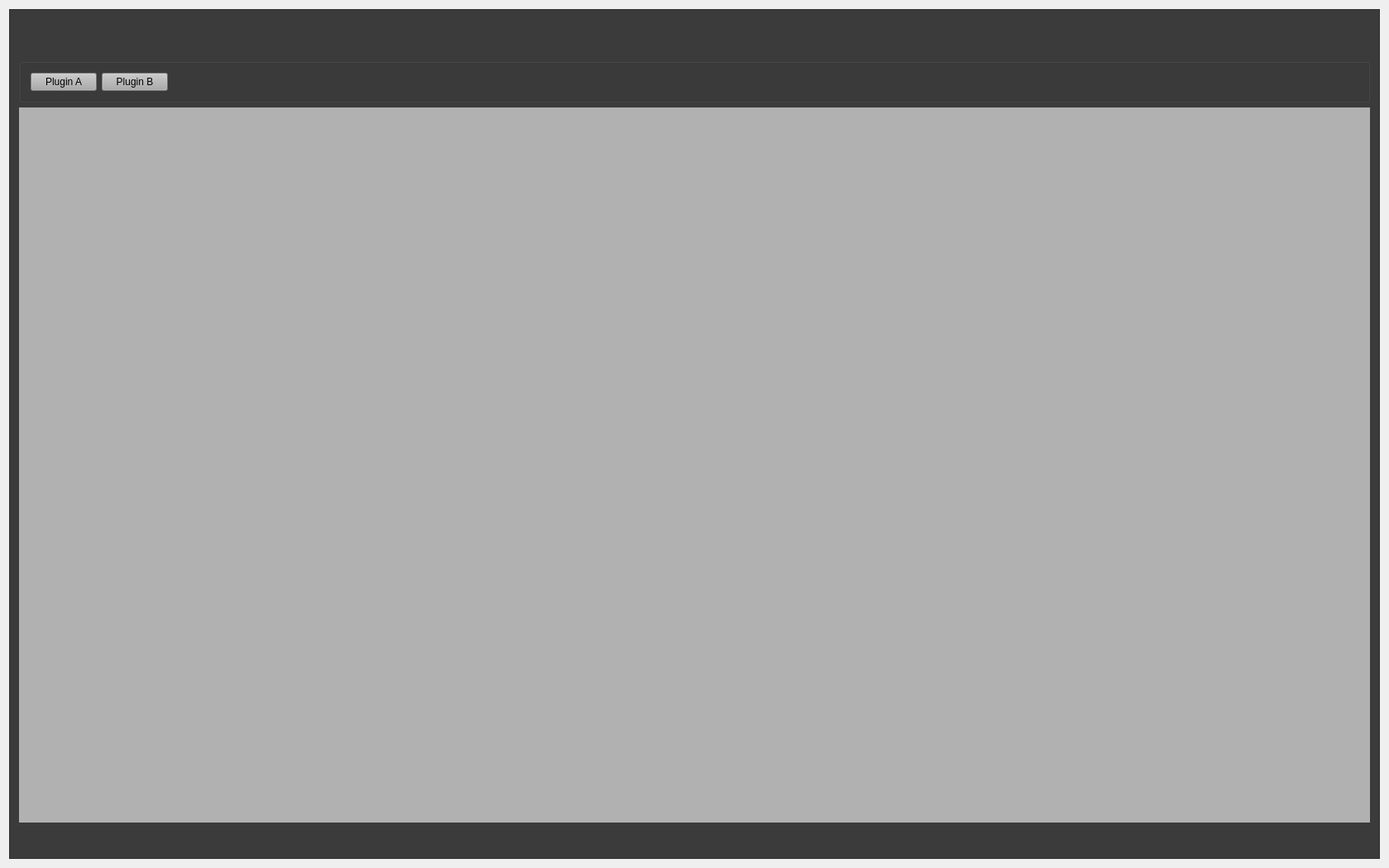
<?xml version="1.0" encoding="UTF-8"?>
<ui version="4.0">
 <class>QtWidgetPluginFrameworkClass</class>
 <widget class="QWidget" name="QtWidgetPluginFrameworkClass">
  <property name="geometry">
   <rect>
    <x>0</x>
    <y>0</y>
    <width>1680</width>
    <height>1050</height>
   </rect>
  </property>
  <property name="windowTitle">
   <string>QtWidgetPluginFramework</string>
  </property>
  <layout class="QGridLayout" name="gridLayout">
   <item row="0" column="0">
    <widget class="QFrame" name="frmDropShadow">
     <property name="focusPolicy">
      <enum>Qt::NoFocus</enum>
     </property>
     <property name="styleSheet">
      <string notr="true">QFrame#frmDropShadow
{
	background-color: rgb(59, 59, 59);
}

QLineEdit#statusText
{
   border:none;
   background:transparent; 
   color: rgb(244, 234, 42);
   font: 10pt &quot;Courier New&quot;;
}</string>
     </property>
     <property name="frameShape">
      <enum>QFrame::StyledPanel</enum>
     </property>
     <property name="frameShadow">
      <enum>QFrame::Raised</enum>
     </property>
     <layout class="QGridLayout" name="gridLayout_2">
      <property name="leftMargin">
       <number>0</number>
      </property>
      <property name="topMargin">
       <number>0</number>
      </property>
      <property name="rightMargin">
       <number>0</number>
      </property>
      <property name="bottomMargin">
       <number>0</number>
      </property>
      <property name="spacing">
       <number>0</number>
      </property>
      <item row="0" column="0">
       <widget class="QWidget" name="wdtTitle" native="true">
        <property name="minimumSize">
         <size>
          <width>0</width>
          <height>40</height>
         </size>
        </property>
        <property name="maximumSize">
         <size>
          <width>16777215</width>
          <height>52</height>
         </size>
        </property>
        <property name="styleSheet">
         <string notr="true">QPushButton
{
   border:none;
   background:transparent;
}
QPushButton#btnMin::hover,QPushButton#btnMax::hover,QPushButton#btnClose::hover
{
  background-color:rgb(79, 79, 79);
}</string>
        </property>
        <layout class="QGridLayout" name="gridLayout_3">
         <property name="leftMargin">
          <number>10</number>
         </property>
         <property name="topMargin">
          <number>6</number>
         </property>
         <property name="rightMargin">
          <number>0</number>
         </property>
         <property name="bottomMargin">
          <number>10</number>
         </property>
         <property name="spacing">
          <number>0</number>
         </property>
         <item row="0" column="3">
          <widget class="QWidget" name="wdtButton" native="true">
           <property name="minimumSize">
            <size>
             <width>110</width>
             <height>30</height>
            </size>
           </property>
           <property name="styleSheet">
            <string notr="true"/>
           </property>
           <layout class="QGridLayout" name="gridLayout_4">
            <property name="leftMargin">
             <number>0</number>
            </property>
            <property name="topMargin">
             <number>0</number>
            </property>
            <property name="rightMargin">
             <number>0</number>
            </property>
            <property name="bottomMargin">
             <number>0</number>
            </property>
            <property name="spacing">
             <number>0</number>
            </property>
            <item row="0" column="0">
             <layout class="QHBoxLayout" name="horizontalLayout">
              <property name="spacing">
               <number>5</number>
              </property>
              <item>
               <widget class="QPushButton" name="btnMin">
                <property name="minimumSize">
                 <size>
                  <width>32</width>
                  <height>32</height>
                 </size>
                </property>
                <property name="maximumSize">
                 <size>
                  <width>32</width>
                  <height>32</height>
                 </size>
                </property>
                <property name="text">
                 <string/>
                </property>
                <property name="icon">
                 <iconset resource="QtWidgetPluginFramework.qrc">
                  <normaloff>:/QtWidgetPluginFramework/res/minsize.png</normaloff>:/QtWidgetPluginFramework/res/minsize.png</iconset>
                </property>
                <property name="iconSize">
                 <size>
                  <width>24</width>
                  <height>24</height>
                 </size>
                </property>
               </widget>
              </item>
              <item>
               <widget class="QPushButton" name="btnMax">
                <property name="minimumSize">
                 <size>
                  <width>32</width>
                  <height>32</height>
                 </size>
                </property>
                <property name="maximumSize">
                 <size>
                  <width>32</width>
                  <height>32</height>
                 </size>
                </property>
                <property name="text">
                 <string/>
                </property>
                <property name="icon">
                 <iconset resource="QtWidgetPluginFramework.qrc">
                  <normaloff>:/QtWidgetPluginFramework/res/maxsize.png</normaloff>:/QtWidgetPluginFramework/res/maxsize.png</iconset>
                </property>
                <property name="iconSize">
                 <size>
                  <width>24</width>
                  <height>24</height>
                 </size>
                </property>
               </widget>
              </item>
              <item>
               <widget class="QPushButton" name="btnClose">
                <property name="minimumSize">
                 <size>
                  <width>32</width>
                  <height>32</height>
                 </size>
                </property>
                <property name="maximumSize">
                 <size>
                  <width>32</width>
                  <height>32</height>
                 </size>
                </property>
                <property name="text">
                 <string/>
                </property>
                <property name="icon">
                 <iconset resource="QtWidgetPluginFramework.qrc">
                  <normaloff>:/QtWidgetPluginFramework/res/exit.png</normaloff>:/QtWidgetPluginFramework/res/exit.png</iconset>
                </property>
                <property name="iconSize">
                 <size>
                  <width>24</width>
                  <height>24</height>
                 </size>
                </property>
               </widget>
              </item>
             </layout>
            </item>
           </layout>
          </widget>
         </item>
         <item row="0" column="1">
          <widget class="QWidget" name="wdtMenu" native="true">
           <property name="minimumSize">
            <size>
             <width>120</width>
             <height>0</height>
            </size>
           </property>
           <property name="styleSheet">
            <string notr="true"/>
           </property>
          </widget>
         </item>
         <item row="0" column="0">
          <widget class="QPushButton" name="btnIcon">
           <property name="minimumSize">
            <size>
             <width>32</width>
             <height>32</height>
            </size>
           </property>
           <property name="maximumSize">
            <size>
             <width>32</width>
             <height>32</height>
            </size>
           </property>
           <property name="text">
            <string/>
           </property>
           <property name="icon">
            <iconset resource="QtWidgetPluginFramework.qrc">
             <normaloff>:/QtWidgetPluginFramework/res/main.png</normaloff>:/QtWidgetPluginFramework/res/main.png</iconset>
           </property>
           <property name="iconSize">
            <size>
             <width>32</width>
             <height>32</height>
            </size>
           </property>
          </widget>
         </item>
         <item row="0" column="2">
          <spacer name="horizontalSpacer">
           <property name="orientation">
            <enum>Qt::Horizontal</enum>
           </property>
           <property name="sizeHint" stdset="0">
            <size>
             <width>919</width>
             <height>20</height>
            </size>
           </property>
          </spacer>
         </item>
        </layout>
       </widget>
      </item>
      <item row="3" column="0">
       <widget class="QWidget" name="wdtStatus" native="true">
        <property name="minimumSize">
         <size>
          <width>0</width>
          <height>30</height>
         </size>
        </property>
        <property name="maximumSize">
         <size>
          <width>16777215</width>
          <height>35</height>
         </size>
        </property>
        <property name="styleSheet">
         <string notr="true">QPushButton
{
   border:none;
   background:transparent;
}</string>
        </property>
        <layout class="QGridLayout" name="gridLayout_11">
         <property name="leftMargin">
          <number>6</number>
         </property>
         <property name="topMargin">
          <number>0</number>
         </property>
         <property name="rightMargin">
          <number>6</number>
         </property>
         <property name="bottomMargin">
          <number>0</number>
         </property>
         <property name="spacing">
          <number>0</number>
         </property>
         <item row="0" column="0">
          <widget class="QPushButton" name="statusIcon">
           <property name="minimumSize">
            <size>
             <width>32</width>
             <height>32</height>
            </size>
           </property>
           <property name="maximumSize">
            <size>
             <width>32</width>
             <height>32</height>
            </size>
           </property>
           <property name="text">
            <string/>
           </property>
           <property name="icon">
            <iconset resource="QtWidgetPluginFramework.qrc">
             <normaloff>:/QtWidgetPluginFramework/res/status.png</normaloff>:/QtWidgetPluginFramework/res/status.png</iconset>
           </property>
           <property name="iconSize">
            <size>
             <width>24</width>
             <height>24</height>
            </size>
           </property>
          </widget>
         </item>
         <item row="0" column="1">
          <widget class="QLineEdit" name="statusText">
           <property name="readOnly">
            <bool>true</bool>
           </property>
          </widget>
         </item>
         <item row="0" column="2">
          <spacer name="horizontalSpacer_4">
           <property name="orientation">
            <enum>Qt::Horizontal</enum>
           </property>
           <property name="sizeHint" stdset="0">
            <size>
             <width>728</width>
             <height>20</height>
            </size>
           </property>
          </spacer>
         </item>
        </layout>
       </widget>
      </item>
      <item row="2" column="0">
       <widget class="QWidget" name="wdtContent" native="true">
        <property name="sizePolicy">
         <sizepolicy hsizetype="Preferred" vsizetype="Expanding">
          <horstretch>0</horstretch>
          <verstretch>0</verstretch>
         </sizepolicy>
        </property>
        <property name="styleSheet">
         <string notr="true"/>
        </property>
        <layout class="QGridLayout" name="gridLayout_5" rowstretch="0,10" rowminimumheight="0,0">
         <item row="0" column="0">
          <widget class="QGroupBox" name="groupBox">
           <property name="title">
            <string/>
           </property>
           <layout class="QHBoxLayout" name="horizontalLayout_2">
            <item>
             <widget class="QPushButton" name="btnPluginA">
              <property name="styleSheet">
               <string notr="true">background-color: rgb(171, 171, 171);</string>
              </property>
              <property name="text">
               <string>Plugin A</string>
              </property>
             </widget>
            </item>
            <item>
             <widget class="QPushButton" name="btnPluginB">
              <property name="styleSheet">
               <string notr="true">background-color: rgb(171, 171, 171);</string>
              </property>
              <property name="text">
               <string>Plugin B</string>
              </property>
             </widget>
            </item>
            <item>
             <spacer name="horizontalSpacer_2">
              <property name="orientation">
               <enum>Qt::Horizontal</enum>
              </property>
              <property name="sizeHint" stdset="0">
               <size>
                <width>40</width>
                <height>20</height>
               </size>
              </property>
             </spacer>
            </item>
           </layout>
          </widget>
         </item>
         <item row="1" column="0">
          <widget class="QWidget" name="workspace" native="true">
           <property name="styleSheet">
            <string notr="true">background-color: rgb(177, 177, 177);</string>
           </property>
          </widget>
         </item>
        </layout>
       </widget>
      </item>
     </layout>
    </widget>
   </item>
  </layout>
 </widget>
 <layoutdefault spacing="6" margin="11"/>
 <resources>
  <include location="QtWidgetPluginFramework.qrc"/>
  <include location="../../../../SVN/Material Manager/Material Manager/MaterialManager.qrc"/>
 </resources>
 <connections/>
</ui>
